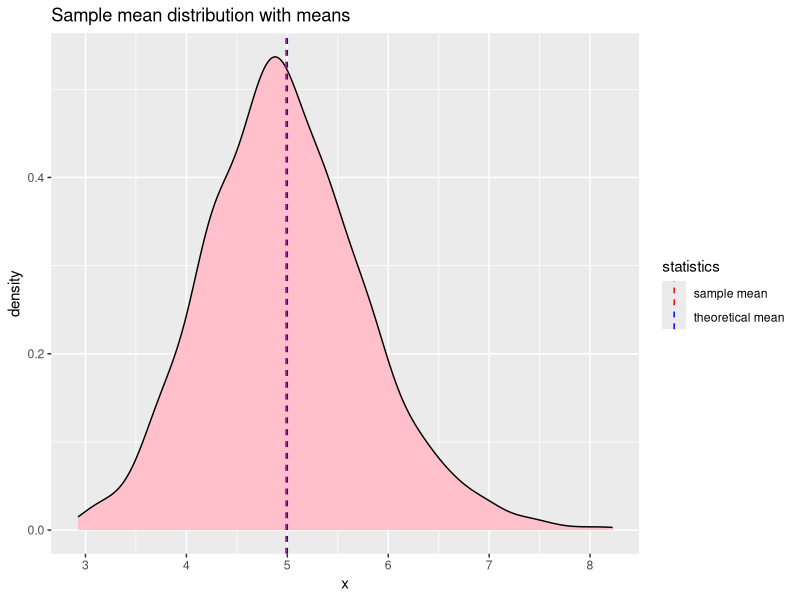
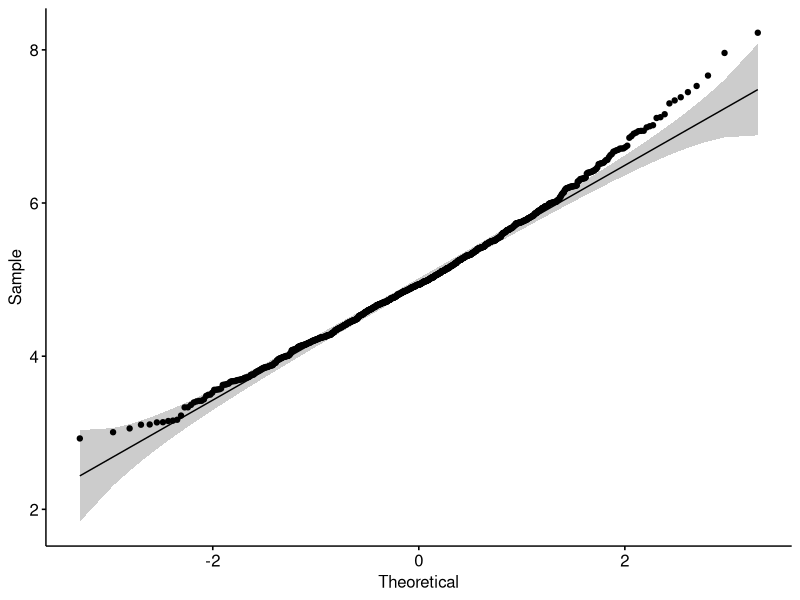

Write the R code that produced these figures, in order.
## ---- chunk 1
#load libraries silently
require(knitr)
require(ggplot2)
require(ggpubr)
require(gridExtra)
require(dplyr)
## ---- chunk 2
set.seed(42)
n <- 40
lambda <- 0.2 
mns = NULL
for (i in 1 : 1000) mns = c(mns, mean(rexp(n, lambda)))
## ---- chunk 3
theory_mean <- 1/lambda
sample_mean <- mean(mns)
kable(cbind(theory_mean,sample_mean), digits = 3)
## ---- chunk 4
ggplot(data.frame(x = mns), aes(x = x)) + 
geom_density(fill = "pink") + 
geom_vline(aes(xintercept = mean(mns),color = "sample mean"),
           linetype="dashed") +
geom_vline(aes(xintercept = 1 / lambda,color = "theoretical mean"), 
           linetype="dashed")+
scale_color_manual(name = "statistics", 
                   values = c('sample mean' = "red", 'theoretical mean' = "blue")) +
labs(title = "Sample mean distribution with means")
## ---- chunk 5
theory_variance <- (1/lambda)/sqrt(40)
sample_variance <- sd(mns)
kable(cbind(theory_variance,sample_variance), digits = 3)
## ---- chunk 6
shapiro.test(mns)
## ---- chunk 7
ggqqplot(mns)
